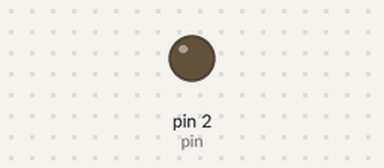
Simulated run of this sketch. Board: Arduino Uno, built with avr-gcc and run on an emulated ATmega328P. Parts: output pins drawn as LEDs (lit = HIGH). Random numbers use the default seed unless the sketch sets one; what the sketch prints to the serial monitor is not drawn.

Above: at 0.1 s.
At 0.6 s:
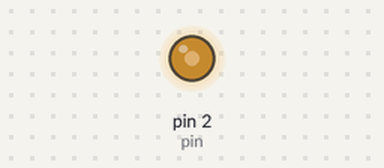
At 1.2 s:
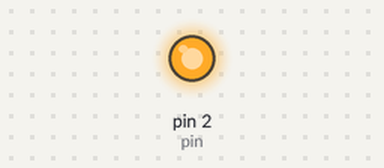
Timing chart, 0 to 2.7 s (numbered marks = the images above):
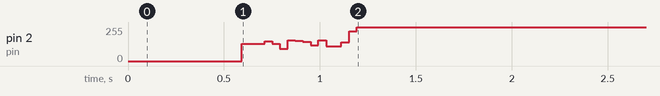

The sketch:

transmitter.ino
```cpp
const int pin = 2;
const int speed1 = 1000;
const int speed2 = 100;
const int speed3 = 10;
const int speed4 = 5;
const int speed5 = 1;
const float speed6 = 0.5;
const float speed7 = 0.1;
const int burstSep = 100;

void setup() {
  // put your setup code here, to run once:
  pinMode(pin, OUTPUT);
  Serial.begin(9600);
//  String message = hex(randomBitString(10), speed4);
//  Serial.print("\n");
//  Serial.println(message);
  String s = randomBitString(500);
  startMessage(1.5);
  sendBinary(s, 1.5);
//  readBinaryString(message);
//  randomBitString(10);
}

void loop() {
  // put your main code here, to run repeatedly:
  // pulse(speed2,speed2);
//  randomBitString(10);
}

String randomBitString(int length) {
  String s = "";
  for (int i = 0; i < length; i++) {
    int randomNum = int(random(2));
    if (randomNum) {
      s += "1";
    }
    else {
      s += "0";
    }
//    Serial.println(randomNum);
  }
  Serial.println(s);
  return s;
}

void upPulse(int t) {
  digitalWrite(pin, HIGH);
  delay(t);
}

void downPulse(int t) {
  digitalWrite(pin, LOW);
  delay(t);
}

void pulse(int t_high, int t_low) {
  upPulse(t_high);
  downPulse(t_low);
}

void emptyPulse(int t_high, int t_low) {
  digitalWrite(pin, LOW);
  delay(t_high);
  digitalWrite(pin, LOW);
  delay(t_low);
}

void burst(int number, int speed) {
  for (int i = 0; i < number; i++) {
    pulse(speed, speed);
  }
  digitalWrite(pin, LOW);
//  delay(burstSep);
}

void startMessage(int speed) {
  Serial.print("\n");
  Serial.println("starting message with 5 pulses");
  burst(30, speed);
}

String decToBinary(int n) {
    // returns a binary string representing an english letter
    String binaryString = "";
    for (int i = 7; i >= 0; i--) {
        int k = n >> i;
        if (k & 1) {
            binaryString += "1";
        }
        else {
            binaryString += "0";
        }
    }
    return binaryString;
}

String hex(String s, int speed) {
  int stringLength = s.length() + 1;
  char charArr[stringLength];
  strcpy(charArr, s.c_str());  // character array of our message string
  String binaryArray[stringLength];  // will store binary strings for each character
  int messageLength = 0;
  String binaryMessage = "";
  // turn character array into array of bit strings
  for(int i = 0; i < stringLength-1; i++){
    int intCast = int(charArr[i]);
    String binaryString = decToBinary(intCast);
//    Serial.print("\n");
//    Serial.print(charArr[i]);
//    Serial.print(" ");
//    Serial.print(binaryString);
    binaryArray[i] = binaryString;
    messageLength += binaryString.length();
    binaryMessage += binaryString;
  }

  // message now converted to a list of binary representations of letters
  // now send binary sequences to laser
  startMessage(speed);
  Serial.println("now beginning message transmission");
  Serial.print("total message is ");
  Serial.print(messageLength); Serial.println(" pulses");

  // send our bit strings
  for(int i = 0; i < stringLength - 1; i++){
    Serial.print(charArr[i]); Serial.print(" ");
//    Serial.println(int(charArr[i]));
    sendBinary(binaryArray[i], speed);
  }
  return binaryMessage;
}

void sendBinary(String binary, int speed) {
//  delay(1000);
  for (int i=0; i < binary.length(); i++) {
    Serial.print(binary.charAt(i));
    if (binary.charAt(i) == '1') {
//      pulse(speed, speed);
      upPulse(speed);
    }
    else if (binary.charAt(i) == '0') {
//      emptyPulse(speed, speed);
      downPulse(speed);
    }
  }
  Serial.print("\n");
}

int binaryPower(int power) {
  int number = 1;
  for(int i=0; i < power; i++) {
    number = number * 2;
  }
  return number;
}

void readBinaryString(String binaryString) {
  // assumes that 5 pulse message start indicator not present
  int messageLength = binaryString.length() + 1;
  char bitArr[messageLength];
  strcpy(bitArr, binaryString.c_str());
  char receivedCharArray[((messageLength-1)/8)+1];
  String message = "";
  // begin decoding of our converted bit array
  for(int i=0; i < messageLength; i+=8) {

    int sum = 0;
    for(int j=0; j < 8; j++) {
//      Serial.print(bitArr[i+j]);
      if (bitArr[i+j] == '1') {
        sum += binaryPower(7 - j);
      }
    }
//    Serial.print(" "); Serial.print(sum);
    char character = char(sum);
    message += character;
//    Serial.print(" "); Serial.println(character);
  }
  Serial.println("Final message is:"); Serial.println(message);
}
```
